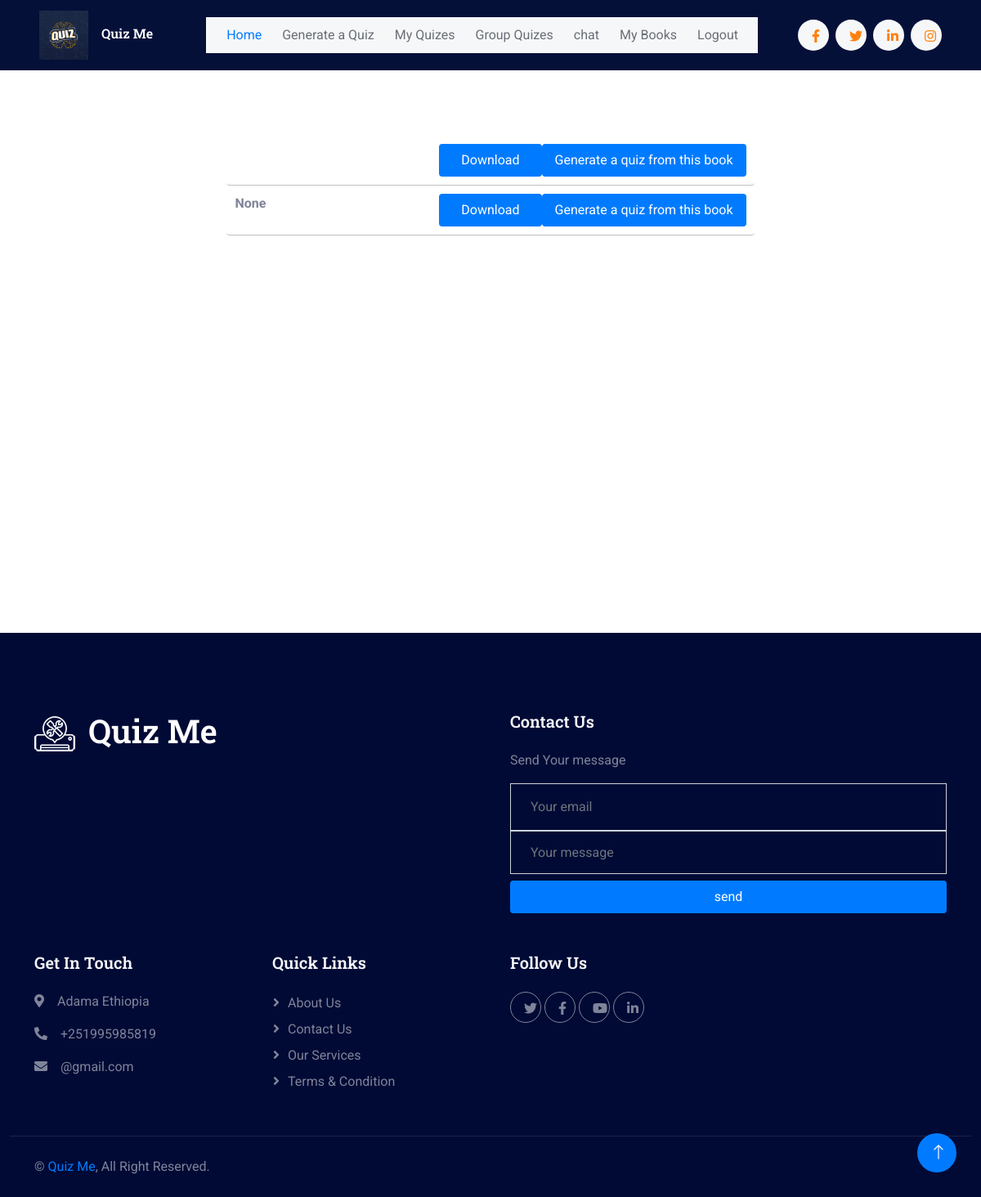
The app's page /my_files/ (signed in), older data.
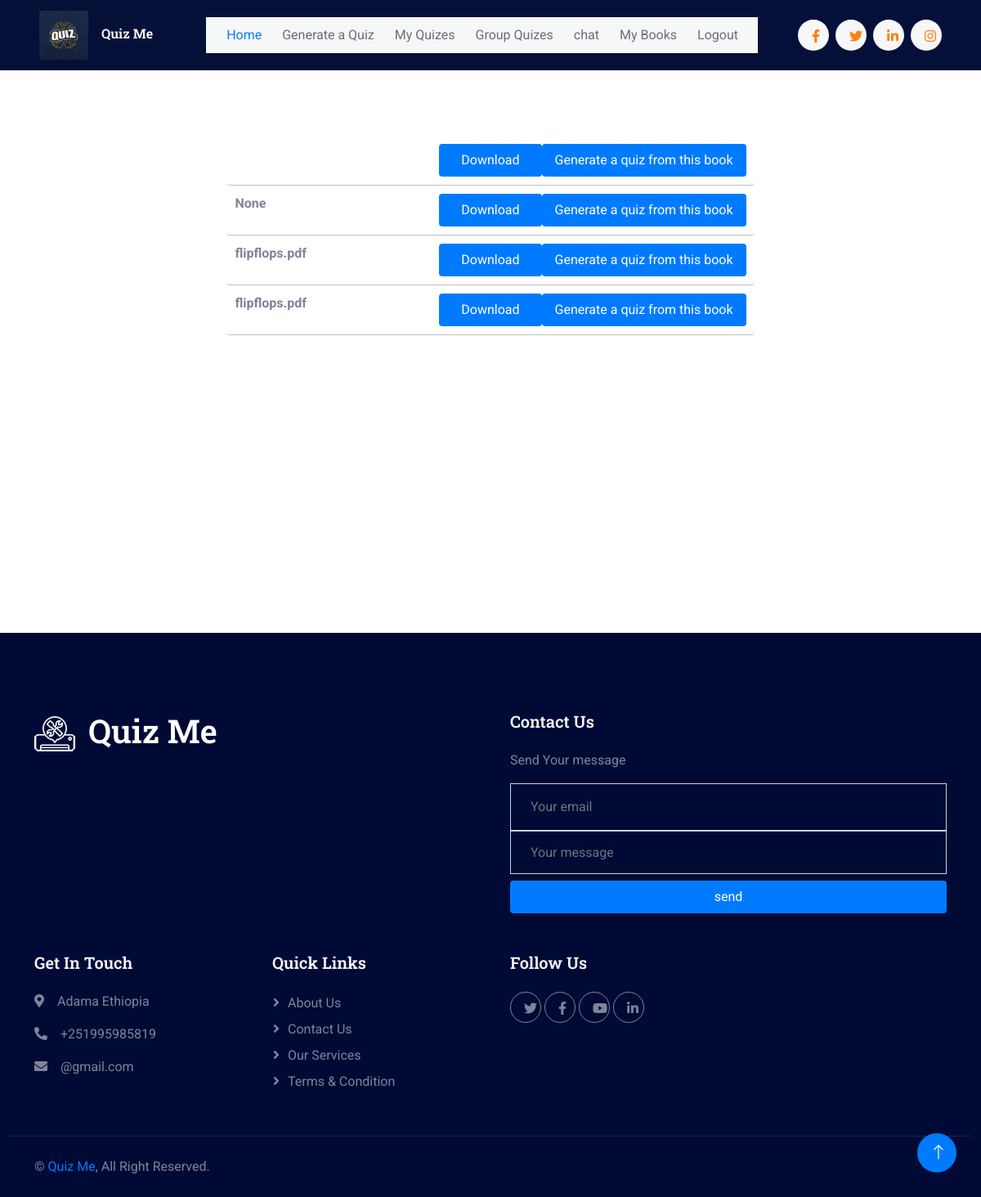
The same page, newer data.
### quiz_app/models.py (models this page shows)
class File(models.Model):
    subject = models.CharField(max_length=50, null=True, blank=True)
    uploaded_by = models.ForeignKey(CustomUser, on_delete=models.DO_NOTHING)
    file = models.FileField(upload_to="files/", null=True, blank=True)

### quiz_app/views.py (the view)
# urls.py: path('my_files/', views.get_user_files, name="my_files"),
@login_required(login_url='login')
def get_user_files(request):
    user = request.user
    files = File.objects.filter(uploaded_by=user)
    return render(request, 'files_page.html', {'files':files})

### quiz_app/context_processors.py (called while the page is built)
def auth_context(request):
    user = get_user(request)
    return {'authenticated': user.is_authenticated}

### templates/files_page.html (shortened to what this page needs)
{% extends "index2.html" %}
{% load static %}
{% block content %}
<link rel="stylesheet" href="{% static 'css/file_page.css' %}" />
<div class="file-list">
  {% for file in files %}
    {% if file.file %}
      <div class="file-item">
        <span class="file-subject">{{ file.subject }}</span>
        <a href="{% url 'download_file' file.id %}" class="btn btn-primary">Download</a>
        <button onClick="showForm('{{ file.name }}', '{{ file.id }}')" class="btn btn-primary">Generate a quiz from this book</button>
      </div>
    {% endif %}
  {% endfor %}
</div>
{% endblock content %}

### templates/index2.html (shortened to what this page needs)
{% load static %}
<!DOCTYPE html>
<html lang="en">
<head>
    <link href="https://cdnjs.cloudflare.com/ajax/libs/font-awesome/5.10.0/css/all.min.css" rel="stylesheet">
    <link href="https://cdn.jsdelivr.net/npm/bootstrap-icons@1.4.1/font/bootstrap-icons.css" rel="stylesheet">
    <link href="{% static 'lib/animate/animate.min.css" rel="stylesheet' %}">
    <link href="{% static 'lib/owlcarousel/assets/owl.carousel.min.css' %}" rel="stylesheet">
    <link href="{% static 'css/bootstrap.min.css' %}" rel="stylesheet">
    <link href="{% static 'css/style.css' %}" rel="stylesheet">
</head>
<body>
    <nav class="navbar navbar-expand-lg  sticky-top px-4 px-lg-5">
        <a href="{%url 'home' %}" class="navbar-brand d-flex align-items-center">
            <h6 class="m-0"><img class="img-fluid me-3" src="{% static 'img/icon/icon-02-primary.png' %}"  alt=""><h style="color:white">Quiz Me</h></h6>
        </a>
        <div class="collapse navbar-collapse" id="navbarCollapse">
            <div class="navbar-nav mx-auto bg-light pe-4 py-3 py-lg-0">
                <a href="{%url 'home' %}" class="nav-item nav-link active">Home</a>
                <a href="{%url 'upload' %}" class="nav-item nav-link">Generate a Quiz</a>
                <a href="{%url 'my_quizes'%}" class="nav-item nav-link">My Quizes</a>
                <a href="{%url 'group_quizes'%}" class="nav-item nav-link">Group Quizes</a>
                <a href="{%url 'chat' %}" class="nav-item nav-link">chat</a>
                <a href="{%url 'my_files' %}" class="nav-item nav-link">My Books</a>
                {% if  authenticated %}
                <a href="{%url 'logout' %}" class="nav-item nav-link">Logout</a>
                {% else %}
                <a href="{%url 'register' %}" class="nav-item nav-link">Login</a>
                {% endif %}
            </div>
            <div class="h-100 d-lg-inline-flex align-items-center d-none">
                <a class="btn btn-square rounded-circle bg-light text-primary me-2" href=""><i class="fab fa-facebook-f"></i></a>
                <a class="btn btn-square rounded-circle bg-light text-primary me-2" href=""><i class="fab fa-twitter"></i></a>
                <a class="btn btn-square rounded-circle bg-light text-primary me-2" href=""><i class="fab fa-linkedin-in"></i></a>
                <a class="btn btn-square rounded-circle bg-light text-primary me-0" href=""><i class="fab fa-instagram"></i></a>
            </div>
        </div>
    </nav>
{% block content %}
{% endblock content %}
    <div class="container-fluid bg-dark footer mt-5 pt-5 wow fadeIn" data-wow-delay="0.1s">
        <div class="container py-5">
            <div class="row g-5">
                <div class="col-md-6">
                    <h1 class="text-white mb-4"><img class="img-fluid me-3" src="{% static 'img/icon/icon-02-light.png' %}" alt="">Quiz Me</h1>
                </div>
                <div class="col-md-6">
                    <h5 class="text-light mb-4">Contact Us</h5>
                    <p>Send Your message</p>
                    <div class="position-relative">
                        <input class="form-control bg-transparent w-100 py-3 ps-4 pe-5" type="text" placeholder="Your email">
                        <input type="text" class="form-control bg-transparent w-100 h-200 py-3 ps-4 pe-5" type="text" style="height:200%" placeholder="Your message">
                        <button type="button" class="btn btn-primary w-100 py-2 px-3  mt-2 me-2">send</button>
                    </div>
                </div>
                <div class="col-lg-3 col-md-6">
                    <h5 class="text-light mb-4">Get In Touch</h5>
                    <p><i class="fa fa-map-marker-alt me-3"></i>Adama Ethiopia</p>
                    <p><i class="fa fa-phone-alt me-3"></i>+251995985819</p>
                    <p><i class="fa fa-envelope me-3"></i>@gmail.com</p>
                </div>
                <div class="col-lg-3 col-md-6">
                    <h5 class="text-light mb-4">Quick Links</h5>
                    <a class="btn btn-link" href="">About Us</a>
                    <a class="btn btn-link" href="">Contact Us</a>
                    <a class="btn btn-link" href="">Our Services</a>
                    <a class="btn btn-link" href="">Terms & Condition</a>
                </div>
                <div class="col-lg-3 col-md-6">
                    <h5 class="text-light mb-4">Follow Us</h5>
                    <div class="d-flex">
                        <a class="btn btn-square rounded-circle me-1" href=""><i class="fab fa-twitter"></i></a>
                        <a class="btn btn-square rounded-circle me-1" href=""><i class="fab fa-facebook-f"></i></a>
                        <a class="btn btn-square rounded-circle me-1" href=""><i class="fab fa-youtube"></i></a>
                        <a class="btn btn-square rounded-circle me-1" href=""><i class="fab fa-linkedin-in"></i></a>
                    </div>
                </div>
            </div>
        </div>
        <div class="container-fluid copyright">
            <div class="container">
                <div class="row">
                    <div class="col-md-6 text-center text-md-start mb-3 mb-md-0">
                        &copy; <a href="#">Quiz Me</a>, All Right Reserved.
                    </div>
                </div>
            </div>
        </div>
    </div>
    <a href="#" class="btn btn-lg btn-primary btn-lg-square rounded-circle back-to-top"><i class="bi bi-arrow-up"></i></a>
</body>
</html>

### static/css/style.css (style rules this page uses)
:root { --primary: #007bff; --secondary: #031882; --light: #b1c2d3; --dark: #051039; }
.back-to-top { position: fixed; display: none; right: 30px; bottom: 30px; z-index: 99; }
body { overflow-x: hidden; }
.btn { transition: .5s; }
.btn.btn-primary, .btn.btn-outline-primary:hover, .btn.btn-secondary, .btn.btn-outline-secondary:hover { color: #FFFFFF; }
.btn-square { width: 38px; height: 38px; }
.btn-lg-square { width: 48px; height: 48px; }
.btn-square, .btn-sm-square, .btn-lg-square { padding: 0; display: flex; align-items: center; justify-content: center; font-weight: normal; }
.navbar.sticky-top { top: -100px; transition: .5s; }
.navbar .navbar-brand img { max-height: 60px; }
.navbar .navbar-nav .nav-link { margin-left: 25px; padding: 10px 0; color: #696E77; font-weight: 400; outline: none; }
nav { background-color: var(--dark); }
.navbar .navbar-nav .nav-link:hover, .navbar .navbar-nav .nav-link.active { color: var(--primary); }
.footer { color: #7F8499; }
.footer .btn.btn-link { display: block; margin-bottom: 5px; padding: 0; text-align: left; color: #7F8499; font-weight: normal; text-transform: capitalize; transition: .3s; }
.footer .btn.btn-link::before { position: relative; content: "\f105"; font-family: "Font Awesome 5 Free"; font-weight: 900; color: #7F8499; margin-right: 10px; }
.footer .btn.btn-square { color: #7F8499; border: 1px solid #7F8499; }
.footer .copyright { padding: 25px 0; border-top: 1px solid rgba(256, 256, 256, .1); }
.footer .copyright a { color: var(--primary); }

### static/css/file_page.css (style rules this page uses)
.file-list { display: flex; flex-direction: column; align-items: center; margin-top: 80px; min-height: 70vh; }
.file-item { display: grid; grid-template-columns: 2fr 1fr 2fr; padding: 10px; border-radius: 4px; border-bottom: 1px solid silver; transition: all 0.2s ease; }
.file-subject { font-weight: bold; margin-right: 10px; }
.btn { display: inline-block; padding: 8px 16px; color: #fff; text-decoration: none; border-radius: 4px; transition: background-color 0.3s ease; }
.btn-primary { background-color: #007bff; border: none; }

Row changes from the older to the newer data that the page shows:
added File: subject "flipflops.pdf"
added File: subject "flipflops.pdf"
